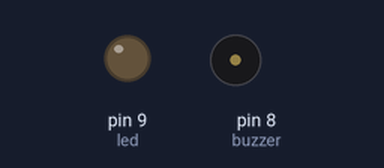
The sketch below on a simulated Arduino Uno, built with avr-gcc and run on an emulated ATmega328P. Parts: output pins drawn as LEDs (lit = HIGH), buzzer (waves = sounding).

Above: at 4.4 s.
At 11.8 s:
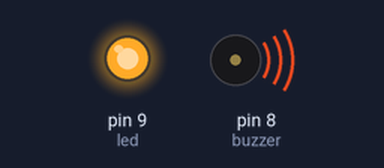
Timing chart, 0 to 17.3 s (numbered marks = the images above):
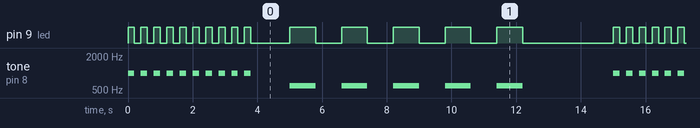

The sketch:

sistema_de_alarme_de_emergencia.ino
```cpp
int buzzer = 8;
int led = 9;

void setup() {
  pinMode(led, OUTPUT);
  pinMode(buzzer, OUTPUT);
}

void loop() {

  exemploSimples();
  //exemploSirene();
  delay(2000);
}

void exemploSimples() {
  int frequencia = 1000; // Hz

  for (int i = 0; i < 10; i++) {
    digitalWrite(led, HIGH);
    tone(buzzer, frequencia);
    delay(200);

    digitalWrite(led, LOW);
    noTone(buzzer);
    delay(200);
  }

  delay(1000);

  for (int i = 0; i < 5; i++) {
    digitalWrite(led, HIGH);
    tone(buzzer, 600); // som mais grave
    delay(800);

    digitalWrite(led, LOW);
    noTone(buzzer);
    delay(800);
  }
}

void exemploSirene(){
// (mais agudo = mais alto)
// Sirene subindo (grave → agudo)
for (int freq = 1500; freq <= 3500; freq += 20) {
  digitalWrite(led, HIGH);
  tone(buzzer, freq);
  delay(8);
}

// Sirene descendo (agudo → grave)
for (int freq = 3500; freq >= 1500; freq -= 20) {
  digitalWrite(led, LOW);
  tone(buzzer, freq);
  delay(8);
}

}
```

Measured:
- by itself, pin 9 (led): repeats every 15.0 s: HIGH 0.20 s, LOW 1.2 s, 4 × (HIGH 0.80 s, LOW 0.80 s), HIGH 0.80 s, LOW 2.8 s, 9 × (HIGH 0.20 s, LOW 0.20 s)
- by itself, tone on pin 8 (buzzer): plays 1000 Hz for 0.20 s, 1000 Hz for 0.20 s, 1000 Hz for 0.20 s, 1000 Hz for 0.20 s, 1000 Hz for 0.20 s, 1000 Hz for 0.20 s … (134 notes in this stretch)
